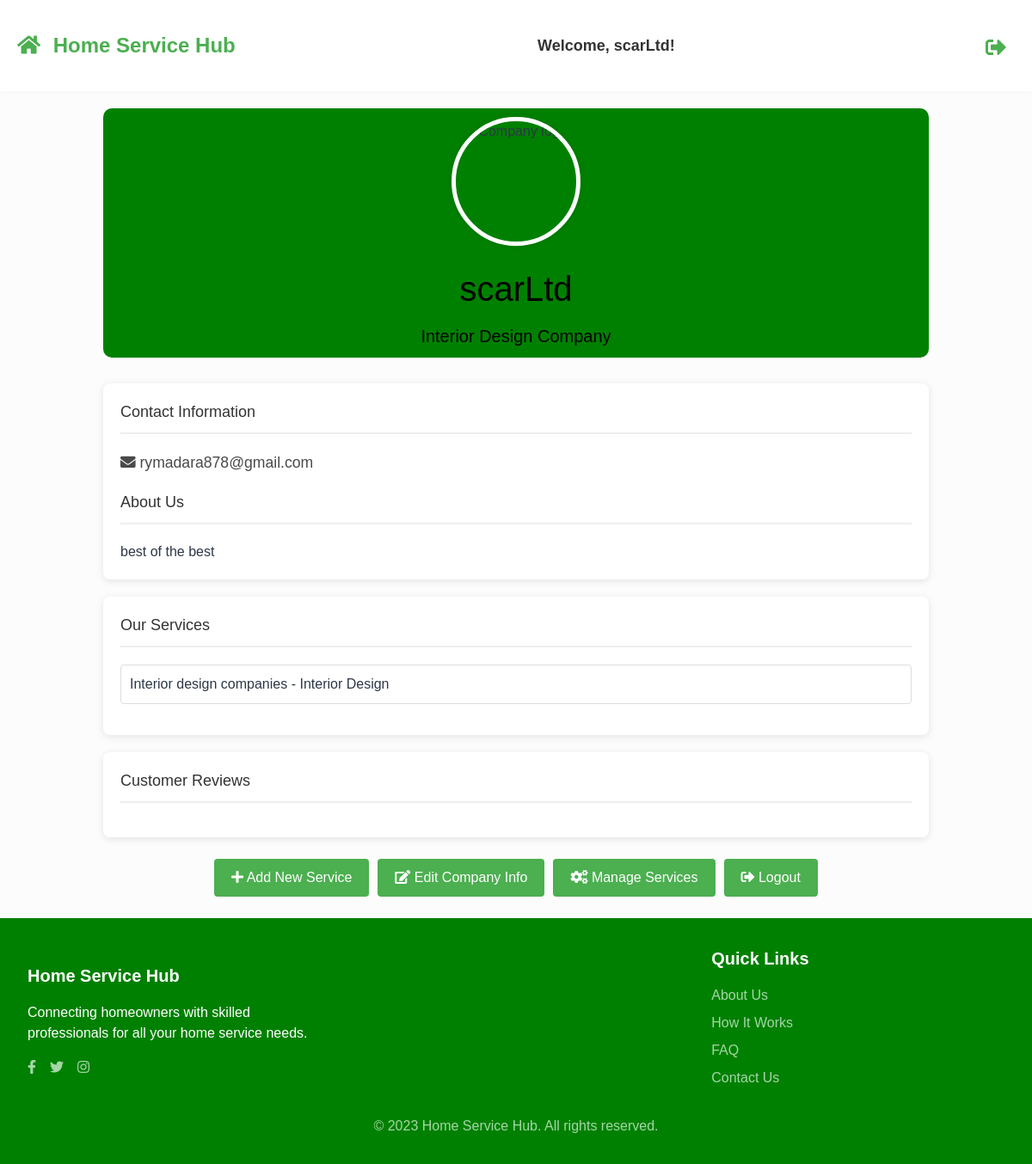
Page /company/scarLtd on the earlier database version.
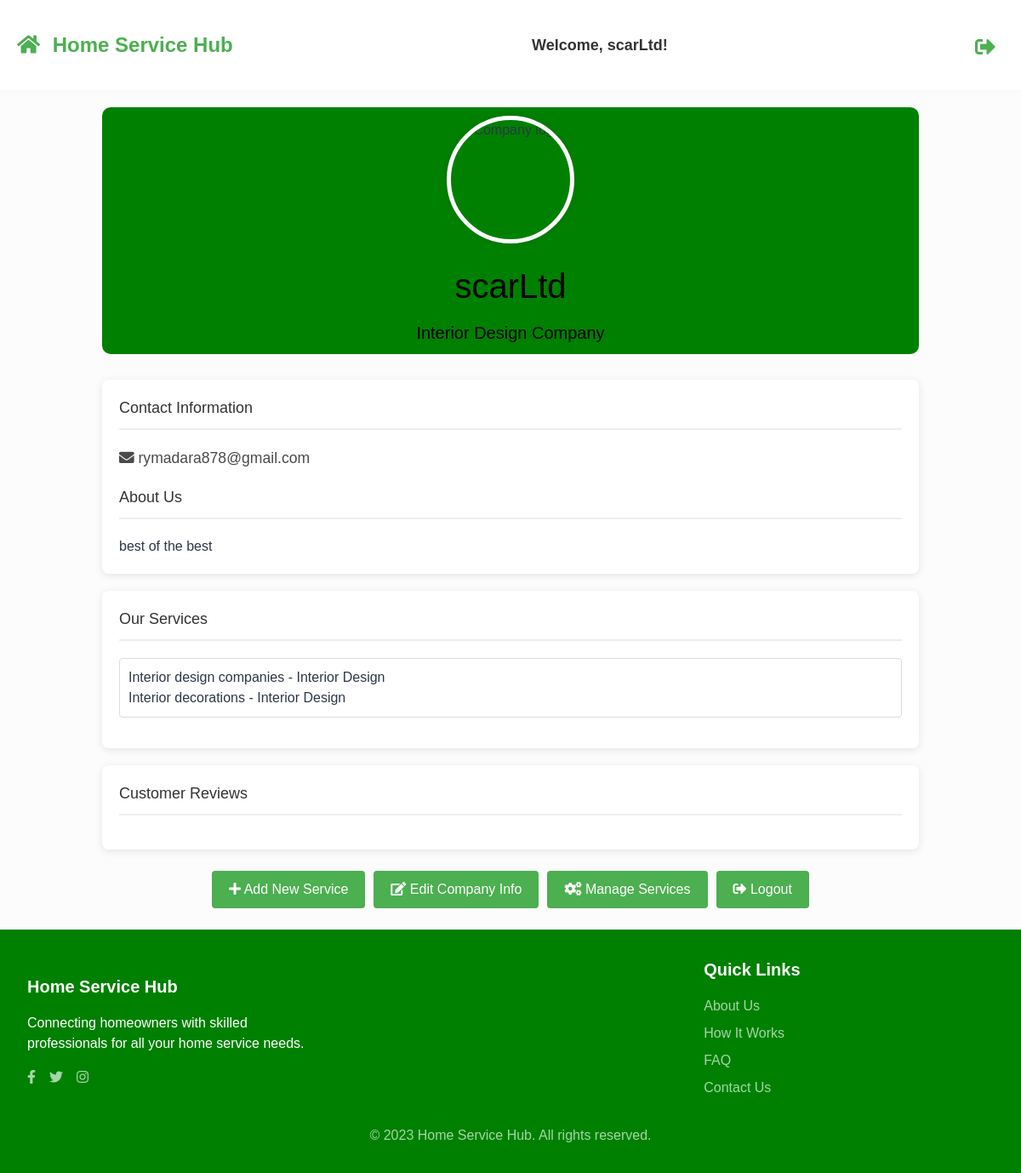
Same page on the later database version.
### services/models.py (models this page shows, shortened)
class Service(models.Model):
    company = models.ForeignKey(Company, on_delete=models.CASCADE)
    name = models.CharField(max_length=40)
    description = models.TextField()
    price_hour = models.DecimalField(decimal_places=2, max_digits=100)
    rating = models.IntegerField(
        validators=[MinValueValidator(0), MaxValueValidator(5)], default=0
    )
    choices = (
        ("Air Conditioner", "Air Conditioner"),
        ("Carpentry", "Carpentry"),
        ("Electricity", "Electricity"),
        ("Gardening", "Gardening"),
        ("Home Machines", "Home Machines"),
        ("House Keeping", "House Keeping"),
        ("Interior Design", "Interior Design"),
        ("Locks", "Locks"),
        ("Painting", "Painting"),
        ("Plumbing", "Plumbing"),
        ("Water Heaters", "Water Heaters"),
    )
    field = models.CharField(max_length=30, blank=False, null=False, choices=choices)
    date = models.DateTimeField(auto_now=True, null=False)

### netfix/views.py (the view)
# urls.py: path('company/<slug:name>', v.company_profile, name='company_profile')
def company_profile(request, name):
    user = User.objects.get(username=name)
    services = Service.objects.filter(company=Company.objects.get(user=user)).order_by(
        "-date"
    )
    return render(request, "users/profile.html", {"user": user, "services": services})

### users/templates/users/profile.html (shortened to what this page needs)
{% extends 'main/base.html' %}
{% load static %}
{% block extra_css %}
<link rel="stylesheet" href="{% static 'css/style2.css' %}">
{% endblock %}
{% block content %}
<div class="company-profile-container">
    <header class="profile-header">
        <img src="https://plus.unsplash.com/premium_photo-1673326679548-962d2fe77423?q=80&w=987&auto=format&fit=crop&ixlib=rb-4.0.3&ixid=M3wxMjA3fDB8MHxwaG90by1wYWdlfHx8fGVufDB8fHx8fA%3D%3D" alt="Company logo" class="profile-photo" id="companyLogo">
        <h1 id="companyName">{{ user.username }}</h1>
        <p id="companyIndustry">{{ user.company.field_of_work }} Company</p>
    </header>
    <section class="profile-details">
        <div class="profile-info">
            <h2>Contact Information</h2>
            <p id="companyEmail"><i class="fas fa-envelope"></i> {{ user.email }}</p>
        </div>
        <div class="profile-description">
            <h2>About Us</h2>
            <p id="companyDescription">{{ user.company.description }}</p>
        </div>
    </section>
    <section class="services-section">
        <h2>Our Services</h2>
        <div class="form-group">
            <ul id="companyServices">
                {% for service in user.company.service_set.all %}
                    <li>{{ service.name }} - {{ service.field }}</li>
                {% endfor %}
            </ul>
        </div>
    </section>
    <section class="customer-reviews">
        <h2>Customer Reviews</h2>
    </section>
    <section class="profile-actions">
        <a  href="{% url 'services:services_create' %}"  id="addReview" class="button1"><i class="fas fa-plus"></i> Add New Service</a>
        <button id="editCompanyInfo" class="button1"><i class="fas fa-edit"></i> Edit Company Info</button>
        <button id="manageServices" class="button1"><i class="fas fa-cogs"></i> Manage Services</button>
        <a href="{% url 'main:logout' %}" class="button1"><i class="fas fa-sign-out-alt"></i> Logout</a>
    </section>
</div>
{% endblock %}

Differences in the rows shown:
added Service: name "Interior decorations", field "Interior Design"
